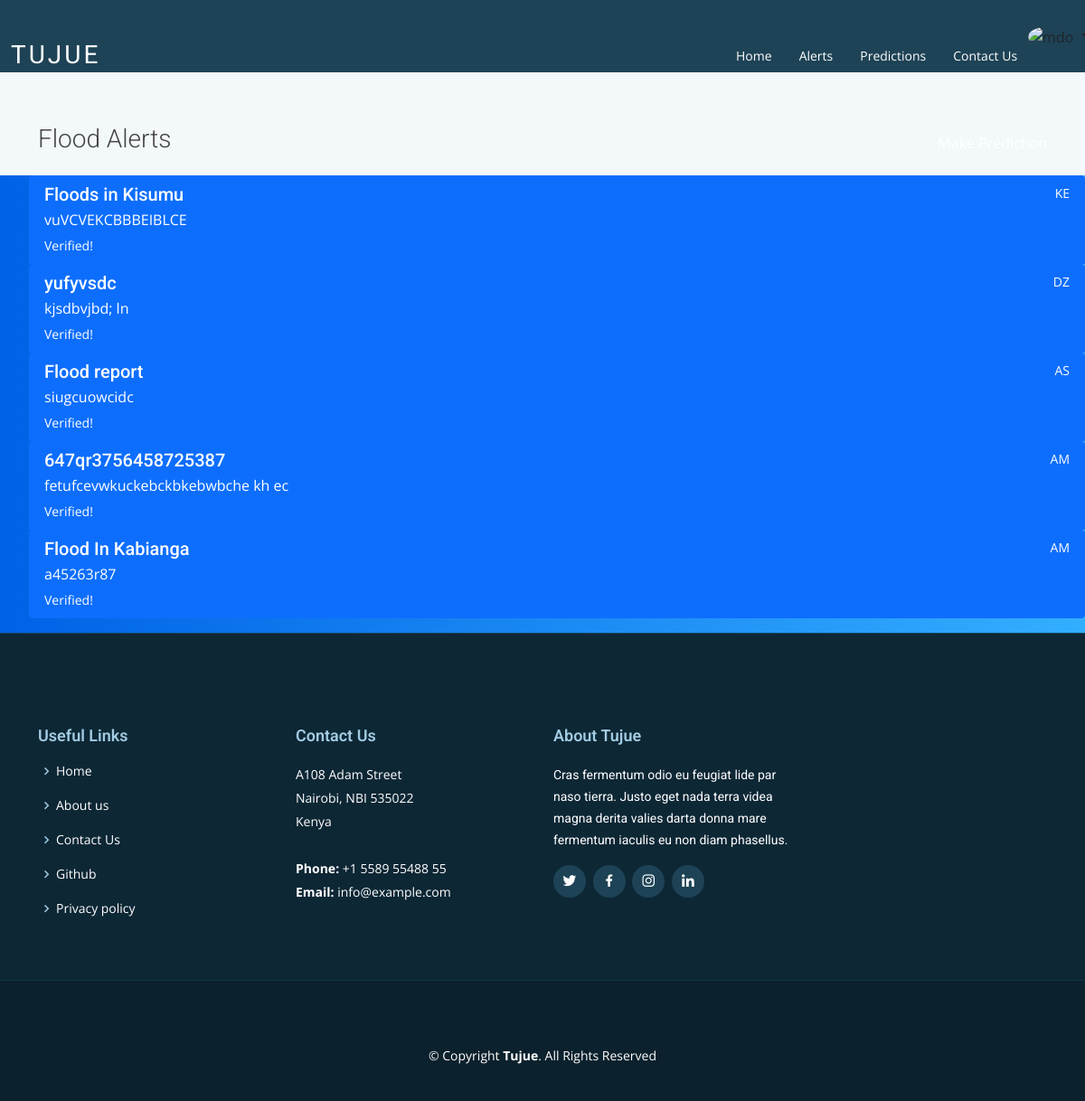
The app's page /v1/disaster/alerts/ with its own data.
### disaster/models.py (models this page shows, shortened)
class DisasterReport(models.Model):
    reportID=models.UUIDField(primary_key=True,default=uuid.uuid4,editable=False)
    reportSubject=models.CharField('Report Title',max_length=20,help_text='What are you reporting about?',default='')
    disasterChoices=(
        ('F','Flood'),
        ('E','EarthQuake'),
        ('L','Land slide'),
        ('W','Wild/Forest Fires')
    )
    disasterName=models.CharField(
        'Disaster Name',
        max_length=20,
        choices=disasterChoices
        )
    dateCreated=models.DateTimeField('Date',auto_now=False,auto_now_add=True)#will automatically enter the current date and can't be edited
    costOfDamages=models.DecimalField('Damage Cost',max_digits=20,decimal_places=0)
    country=models.CharField('Country',max_length=20,choices=countryList)
    description=models.TextField('Description')
    casualties=models.IntegerField('Casualties')
    validated=models.BooleanField(default=False)
    """"def get_absolute_url(self):
        #Returns the url to access a detail record for a specific disaster report.
        return reverse('alerts', args=[str(self.reportID)])"""
    '''So the order of occurrence will be reversed and the newest record will appear first because of the (-)'''
    class Meta:
        ordering=['-dateCreated','disasterName']

### disaster/views.py (the view)
# urls.py: path('alerts/',views.DisasterListView.as_view(),name='alerts'),
class DisasterListView(generic.ListView):
    model=DisasterReport
    context_object_name='disasterreport_list'#is the name of the list
    template_name='disaster/index.html'#is the target html file that will have the alerts
    def get_queryset(self):
        return DisasterReport.objects.filter(validated=True)[:5]#will print a maximum of five

### disaster/templates/disaster/disasterreport_list.html
{% extends "base_generic.html" %}
{% block content %}
    {% if disasterreport_list %}
  <main id="main">
    <section class="breadcrumbs">
      <div class="container">
        <div class="d-flex justify-content-between align-items-center">
          <h2>Flood Alerts</h2>
          <ol>
            <li><a href="{% url 'FormView' %}">Make Prediction</a></li>
          </ol>
        </div>
      </div>
    </section>
    <ul>
      {% for alert in disasterreport_list %}
        <div class="list-group">
          <a href="#" class="list-group-item list-group-item-action flex-column align-items-start active">
            <div class="d-flex w-100 justify-content-between">
              <h5 class="mb-1">{{ alert.reportSubject }}</h5>
              <small>{{ alert.country }}</small>
            </div>
            <p class="mb-1">{{ alert.description }}</p>
            <small>Verified!</small>
          </a>
      {% endfor %}
    {% else %}
    <p> No floods predicted yet</p>
    {% endif %}
  </main>
{% endblock %}

### disaster/static/assets/css/registration.css (style rules this page uses)
body { background: #007bff; background: linear-gradient(to right, #0062E6, #33AEFF); }
.container { padding-top: 42px; }

### disaster/static/assets/css/style.css (style rules this page uses)
body { font-family: "Open Sans", sans-serif; color: #444; }
a { color: #ffffff; text-decoration: none; }
h1, h2, h3, h4, h5, h6, .font-primary { font-family: "Roboto", sans-serif; }
#main { margin-top: 80px; }
section { padding: 60px 0; }
.breadcrumbs { padding: 15px 0; background-color: #f3f8fa; min-height: 40px; }
.breadcrumbs h2 { font-size: 28px; font-weight: 300; }
.breadcrumbs ol { display: flex; flex-wrap: wrap; list-style: none; padding: 0; margin: 0; }

### records on screen
DisasterReport: reportSubject "Floods in Kisumu", country "KE", description "vuVCVEKCBBBEIBLCE"
DisasterReport: reportSubject "yufyvsdc", country "DZ", description "kjsdbvjbd; ln"
DisasterReport: reportSubject "Flood report", country "AS", description "siugcuowcidc"
DisasterReport: reportSubject "647qr3756458725387", country "AM", description "fetufcevwkuckebckbkebwbche kh ec"
DisasterReport: reportSubject "Flood In Kabianga", country "AM", description "a45263r87"
